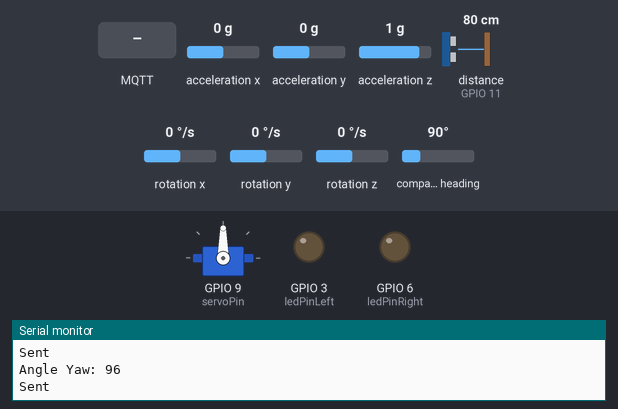
Bench run of a sketch on a simulated ESP32-S3. Shown: servo, output pins drawn as LEDs (lit = HIGH), the last lines printed to the serial monitor. Wiring (inferred from the names in the program): ultrasonic range finder: trigger GPIO 10; echo GPIO 11; QMC5883L compass at I2C address 0x0D; MPU-6050 motion sensor at I2C address 0x68. The test bench sets the inputs (shaded band); at power-on: acceleration x 0 g, acceleration y 0 g, acceleration z 1 g, distance to the obstacle (sensor on GPIO 11) 80 cm, rotation x 0 °/s, rotation y 0 °/s, rotation z 0 °/s, compass heading 90°. The echo pulse lasts 58.3 µs per cm; WiFi joins after 1.5 s; servers stay silent unless stated; no MQTT or app messages arrive unless stated; pins used as bus, display or sensor lines are not drawn.

Above: at 7.4 s.
7.5 s: MQTT message "2" arrives on the first subscribed topic
At 8.2 s:
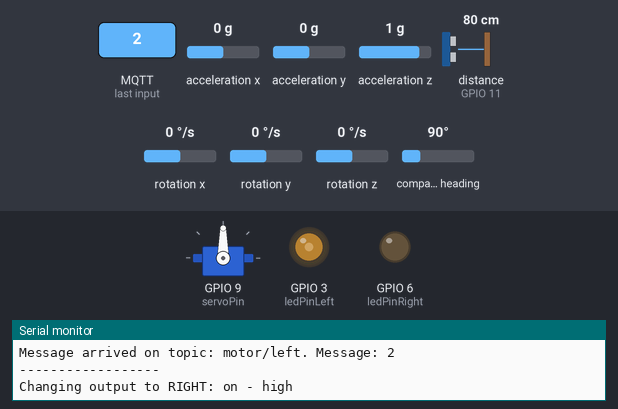
9.0 s: MQTT message "2" arrives on the second subscribed topic
At 10.2 s:
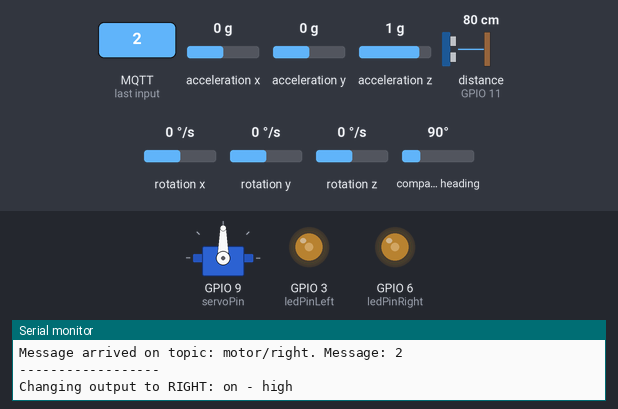
10.5 s: MQTT message "0" arrives on the first subscribed topic
At 11.3 s:
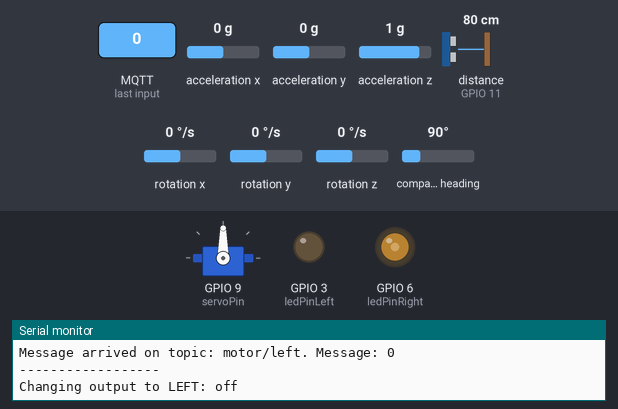
12.0 s: MQTT message "1" arrives on the first subscribed topic
At 12.9 s:
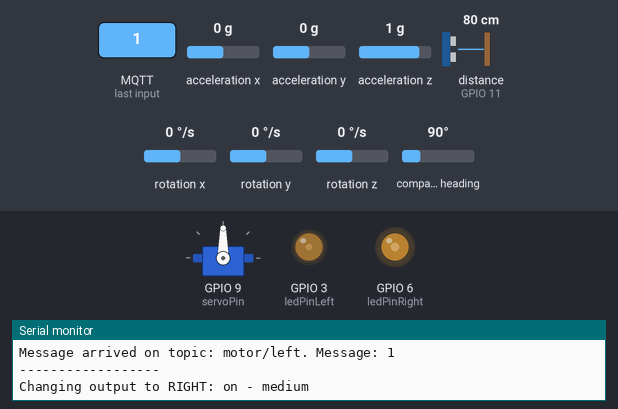
13.5 s: MQTT message "0" arrives on the second subscribed topic
At 14.7 s:
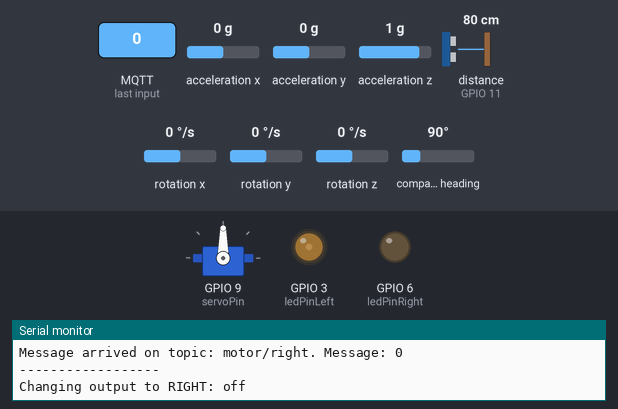
15.0 s: MQTT message "1" arrives on the second subscribed topic
At 16.3 s:
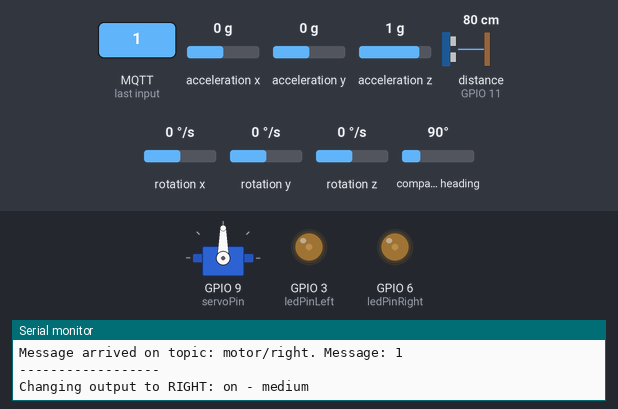
Timing chart, 0 to 17.5 s (numbered marks = the images above; inputs shaded):
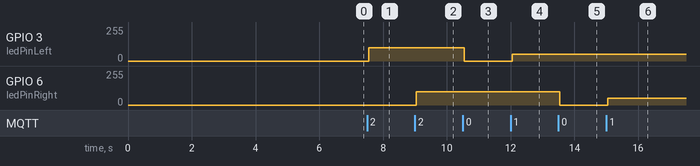

Measured:
- after the input at 7.5 s, GPIO 3 (ledPinLeft): 0/255 → 100/255 after 0.05 s
- after the input at 9.0 s, GPIO 6 (ledPinRight): 0/255 → 100/255 after 0.05 s
- after the input at 10.5 s, GPIO 3 (ledPinLeft): 100/255 → 0/255 at once
- after the input at 12.0 s, GPIO 3 (ledPinLeft): 0/255 → 50/255 after 0.05 s
- after the input at 13.5 s, GPIO 6 (ledPinRight): 100/255 → 0/255 at once
- after the input at 15.0 s, GPIO 6 (ledPinRight): 0/255 → 50/255 after 0.05 s

The sketch:

Demo1.ino
```cpp
#include <WiFi.h>
#include <PubSubClient.h>
#include <Wire.h>
//#include <ESP32Servo.h>
#include <Servo.h>
#include "qmc5883l.h"


// MODE-RED (Platform for controlling devices using MQTT)

// WiFi credentials
const char* ssid = "Mateinfo";   // WiFi network SSID
const char* password = "computer";  // WiFi network password
// const char* ssid = "RaspBerry"; //Hotspot SSID
// const char* password = "";

// MQTT Broker IP address and credentials
const char* mqtt_server = "172.30.245.94";  // MQTT broker IP for Wifi
//const char* mqtt_server = "10.42.0.1";  // MQTT broker IP for Hotspot
const char* mqtt_username = "telecomanda";  // MQTT username
const char* mqtt_password = "ABCabc";       // MQTT password


WiFiClient espClient;            // WiFi client
PubSubClient client(espClient);  // MQTT client object
long lastMsg = 0;                // Stores the last message time
char msg[50];                    // Buffer for MQTT message content

const unsigned long CONNECTION_TIMEOUT = 10000; // 10 seconds
unsigned long lastConnectionTime = 0;

// Motor Control Pins
const int ledPinLeft = 3;   // Pin for left motor
const int ledPinRight = 6;  // Pin for right motor


// --------------------------------------------------------------------


// Servo

const int servoPin = 9;    // Pin for servo
Servo ESC;                 // Servo object to control the ESC (Electronic Speed Controller)
int throttle = 90;         // Default throttle value
bool isPulling = false;    // If the servo is pulling the box

// ---------------------------------------------------------------------


// MPU6050

// MPU6050 I2C address and register definitions
const int MPU6050_ADDRESS = 0x68;         // I2C address of MPU6050
const int DLPF_CONFIG_REGISTER = 0x1A;    // Digital Low Pass Filter configuration register
const int GYRO_CONFIG_REGISTER = 0x1B;    // Gyroscope configuration register
const int ACCEL_CONFIG_REGISTER = 0x1C;   // Accelerometer configuration register
const int POWER_MANAGEMENT_REGISTER = 0x6B;  // Power management register
const int ACCEL_DATA_ADDRESS = 0x3B;      // Starting address for accelerometer data
const int GYRO_DATA_ADDRESS = 0x43;       // Starting address for gyroscope data

// Sensor sensitivity conversion factors
const float ACCEL_SENSITIVITY = 4096.0;  // Accelerometer sensitivity for ±8g range (g)
const float GYRO_SENSITIVITY = 65.5;     // Gyroscope sensitivity for ±500°/s range (°/s)

// Calibration offsets for accelerometer
const float ACC_X_ERROR_CORRECTION = -0.04; // X-axis bias correction
const float ACC_Y_ERROR_CORRECTION = 0;     // Y-axis bias correction
const float ACC_Z_ERROR_CORRECTION = -0.01; // Z-axis bias correction

// Variables to hold sensor data and angles
float AccX, AccY, AccZ;   // Accelerometer values
float AngleRoll, AnglePitch, AngleYaw = 0; // Calculated angles (degrees)
float RateRoll, RatePitch, RateYaw;        // Gyroscope angular rates
float RateCalibrationRoll = 0, RateCalibrationPitch = 0, RateCalibrationYaw = 0;  // Calibration offsets
const int CalibrationNumber = 2000;  // Number of samples for calibration
int PrintedAngleRoll, PrintedAnglePitch, PrintedAngleYaw;  // Angles for output

const float alpha = 0.98;  // Complementary filter constant
unsigned long lastTime, printTime;  // Time variables for tracking loop timing

// ---------------------------------------------------------------------


// Magnetometer

boolean error;

QMC5883L qmc5883l(&Wire);

// ---------------------------------------------------------------------

// Senzor ultrasonic

#define TRIG_PIN 10
#define ECHO_PIN 11
bool boxIsUp = true;


// --------------------------------------------------------------------

//SETUP


void setup_wifi() {
  delay(10);
  Serial.println();
  Serial.print("Connecting to ");
  Serial.println(ssid);

  //start the connection
  WiFi.begin(ssid, password);

  //chack the wifi status
  while (WiFi.status() != WL_CONNECTED) {
    delay(1000);
    Serial.print(".");
    if(WiFi.status() == WL_CONNECT_FAILED)
    {
      Serial.print(" CONNECTION FAILED WOMP ");
    }
    if(WiFi.status() == WL_NO_SSID_AVAIL)
      {
        Serial.print("  No ssid available  ");
      }
  }

  Serial.println("");
  Serial.println("WiFi connected");
  Serial.println("IP address: ");
  Serial.println(WiFi.localIP());
}

// Function to configure MQTT client
void setup_client() {
  client.setServer(mqtt_server, 1883);  // Set the MQTT server
  client.setCallback(callback);  // Set callback function for message reception
}

void setup_motors(){

  pinMode(ledPinLeft, OUTPUT);
  pinMode(ledPinRight, OUTPUT);

   // Start with motors off
  analogWrite(ledPinLeft, 0);
  analogWrite(ledPinRight, 0);
}

// Function to initialize and calibrate servo motor (ESC)
void setup_servo() {
  pinMode(servoPin, OUTPUT);
  ESC.attach(servoPin, 1000, 2000);  // Attach servo with calibration pulse width
  ESC.write(throttle);  // Initialize throttle
  delay(2000);  // Allow servo to stabilize
}


void setupMPU6050() {


  // Wake up MPU6050 by clearing sleep mode
  Wire.beginTransmission(MPU6050_ADDRESS);
  Wire.write(POWER_MANAGEMENT_REGISTER);
  Wire.write(0x00);  // Set sleep mode to 0
  Wire.endTransmission();

  // Configure Digital Low Pass Filter to 44Hz
  Wire.beginTransmission(MPU6050_ADDRESS);
  Wire.write(DLPF_CONFIG_REGISTER);
  Wire.write(0x05);  // Set to 44Hz
  Wire.endTransmission();

  // Set accelerometer to ±8g range
  Wire.beginTransmission(MPU6050_ADDRESS);
  Wire.write(ACCEL_CONFIG_REGISTER);
  Wire.write(0x10);  // ±8g range
  Wire.endTransmission();

  // Set gyroscope to ±500°/s range
  Wire.beginTransmission(MPU6050_ADDRESS);
  Wire.write(GYRO_CONFIG_REGISTER);
  Wire.write(0x08);  // ±500°/s range
  Wire.endTransmission();
}

void setupMagnetometer(){
  if (!qmc5883l.begin()) error = true;
   else
   {
      qmc5883l.setConfig({ QMC5883L::Mode::continuous,
                           QMC5883L::OutputDataRate::odr_10hz,
                           QMC5883L::FullScaleRange::rng_8g,
                           QMC5883L::OverSampleRate::osr_512,
                           false                              });

      if (!qmc5883l.writeConfig()) error = true;
      else
      {
         qmc5883l.setCalibration({ {255.120624,
                                    -449.527586,
                                     9.694871 },
                                  {{   1.274925,   -0.053847,  -0.006444},
                                   {  -0.053847,    1.206629,   0.056813},
                                   {  -0.006444,    0.056813,   1.318348} }});

         error = false;
      }
   }
}


void setupUltrasonicSensor(){

  pinMode(TRIG_PIN, OUTPUT);
  pinMode(ECHO_PIN, INPUT_PULLUP);

}


void setup() {
  Serial.begin(9600);
  delay(2000);
  setup_wifi();
  setup_client();
  setup_motors();
  setup_servo();

  Wire.setClock(400000);      // Set I2C clock to 400kHz
  Wire.begin();               // Initialize I2C bus
  delay(250);                 // Wait for sensor stabilization
  setupMPU6050();
  setupMagnetometer();
  setupUltrasonicSensor();

}


// Function to calibrate gyroscope by averaging data over multiple samples
void calibrateSensorsRate() {
  for (int i = 0; i < CalibrationNumber; i++) {
      getMPU6050Data();
      RateCalibrationRoll += RateRoll;
      RateCalibrationPitch += RatePitch;
      RateCalibrationYaw += RateYaw;
      delay(1);
  }
  RateCalibrationRoll /= CalibrationNumber;
  RateCalibrationPitch /= CalibrationNumber;
  RateCalibrationYaw /= CalibrationNumber;
}


void Topic_motor_right(String& message){
  Serial.print("Changing output to ");
  if(message == "0"){
    Serial.println("RIGHT: off");
    analogWrite(ledPinRight, 0);
  }
  else if(message == "1")
  {
    Serial.println("RIGHT: on - medium");
    analogWrite(ledPinRight, 50);
    message = "0";
  }
  else if(message == "2")
  {
    Serial.println("RIGHT: on - high");
    analogWrite(ledPinRight, 100);
    message = "0";
  }
  else if(message == "3")
  {
    Serial.println("RIGHT: on - high");
    analogWrite(ledPinRight, 150);
    message = "0";
  }
  else if(message == "4")
  {
    Serial.println("RIGHT: on - high");
    analogWrite(ledPinRight, 200);
    message = "0";
  }
}


void Topic_motor_left(String& message)
{
  Serial.print("Changing output to ");
  if(message == "0"){
    Serial.println("LEFT: off");
    analogWrite(ledPinLeft, 0);
  }
  else if(message == "1")
  {
    Serial.println("RIGHT: on - medium");
    analogWrite(ledPinLeft, 50);
    client.publish("note/left", "Power: 50/255");
    message = "0";
  }
  else if(message == "2")
  {
    Serial.println("RIGHT: on - high");
    analogWrite(ledPinLeft, 100);
    client.publish("note/left", "Power: 100/255");
    message = "0";
  }
  else if(message == "3")
  {
    Serial.println("RIGHT: on - high");
    analogWrite(ledPinLeft, 150);
    client.publish("note/left", "Power: 150/255");
    message = "0";
  }
  else if(message == "4")
  {
    Serial.println("RIGHT: on - high");
    analogWrite(ledPinLeft, 200);
    client.publish("note/left", "Power: 200/255");
    message = "0";
  }
}

void Topic_servo(String& message){

  if(message == "stop")
  {
    throttle = 90;
    isPulling = false;
  }
  else if(message == "pull" && isPulling == false){
    throttle = 105;
    isPulling = true;
  }
  else if(message == "drop"){
    throttle = 85;
    ESC.write(throttle);
    delay(100);
    ESC.write(90); //it's the only way that works
    delay(20);
    isPulling = false;

  }
  Serial.print("Changed to: ");
  Serial.println(throttle);
  ESC.write(throttle);

}


void callback(char* topic, byte* message, unsigned int length) {
  Serial.print("Message arrived on topic: ");
  Serial.print(topic);
  Serial.print(". Message: ");
  String messageTemp;

  for (int i = 0; i < length; i++) {
    messageTemp += (char)message[i];
  }
  Serial.println(messageTemp);
  Serial.println("------------------");

  // Control GPIOs with MQTT using topics
  if(String(topic)=="motor/right")
  {
    Topic_motor_right(messageTemp);
  }
  else if(String(topic)=="motor/left")
  {
    Topic_motor_left(messageTemp);
  }
  else if(String(topic) == "servo")
  {
    Topic_servo(messageTemp);
  }
}


void getMPU6050Data() {
  // Read accelerometer data (6 bytes for X, Y, Z axes)
  Wire.beginTransmission(MPU6050_ADDRESS);
  Wire.write(ACCEL_DATA_ADDRESS);  // Starting address for accelerometer data
  Wire.endTransmission();
  Wire.requestFrom(MPU6050_ADDRESS, 6);  // Request 6 bytes

  // Convert raw accelerometer data to g (gravity)
  int16_t AccXLSB = Wire.read() << 8 | Wire.read();  // X-axis
  int16_t AccYLSB = Wire.read() << 8 | Wire.read();  // Y-axis
  int16_t AccZLSB = Wire.read() << 8 | Wire.read();  // Z-axis
  AccX = (float)AccXLSB / ACCEL_SENSITIVITY + ACC_X_ERROR_CORRECTION;  // X-axis in g
  AccY = (float)AccYLSB / ACCEL_SENSITIVITY + ACC_Y_ERROR_CORRECTION;  // Y-axis in g
  AccZ = (float)AccZLSB / ACCEL_SENSITIVITY + ACC_Z_ERROR_CORRECTION;  // Z-axis in g

  // Read gyroscope data (6 bytes for X, Y, Z axes)
  Wire.beginTransmission(MPU6050_ADDRESS);
  Wire.write(GYRO_DATA_ADDRESS);  // Starting address for gyroscope data
  Wire.endTransmission();
  Wire.requestFrom(MPU6050_ADDRESS, 6);  // Request 6 bytes

  // Convert raw gyroscope data to degrees per second
  int16_t GyroX = Wire.read() << 8 | Wire.read();  // X-axis
  int16_t GyroY = Wire.read() << 8 | Wire.read();  // Y-axis
  int16_t GyroZ = Wire.read() << 8 | Wire.read();  // Z-axis
  RateRoll = (float)GyroX / GYRO_SENSITIVITY;    // X-axis rate (roll)
  RatePitch = (float)GyroY / GYRO_SENSITIVITY;   // Y-axis rate (pitch)
  RateYaw = (float)GyroZ / GYRO_SENSITIVITY;     // Z-axis rate (yaw)

  // Calculate angles using accelerometer data
  AngleRoll = atan2(AccY, sqrt(AccX * AccX + AccZ * AccZ)) * 180 / PI;   // Roll angle
  AnglePitch = atan2(AccX, sqrt(AccY * AccY + AccZ * AccZ)) * 180 / PI;  // Pitch angle
}

// Function to apply complementary filter and calculate angles
void getAngles() {
  // Subtract calibration offsets
  RateRoll -= RateCalibrationRoll;
  RatePitch -= RateCalibrationPitch;
  RateYaw -= RateCalibrationYaw;

  // Calculate time delta in seconds
  float deltaTime = (millis() - lastTime) / 1000.0;
  lastTime = millis();

  // Apply complementary filter to compute roll and pitch angles
  AngleRoll = alpha * (AngleRoll + RateRoll * deltaTime) + (1 - alpha) * AngleRoll;
  AnglePitch = alpha * (AnglePitch + RatePitch * deltaTime) + (1 - alpha) * AnglePitch;

}

void reconnect() {
  // Loop until we're reconnected
  while (!client.connected()) {
    Serial.print("Attempting MQTT connection...");
    delay(100);
    // Attempt to connect with username and password
    if (client.connect("ESP8266Client", mqtt_username, mqtt_password)) {
      Serial.println("connected");

      // Subscribe to your topics
      client.subscribe("motor/left");
      client.subscribe("motor/right");
      client.subscribe("servo");

      // update last connection
      lastConnectionTime = millis();


    } else {
      Serial.print("failed, rc=");
      Serial.print(client.state());
      Serial.println(" try again in 5 seconds");
      delay(5000);

      if (millis() - lastConnectionTime > CONNECTION_TIMEOUT) {
        Serial.println("Connection timeout, stopping motors");
        delay(100);
        //stopping motors
        analogWrite(ledPinRight, 0);
        analogWrite(ledPinLeft, 0);
        ESC.write(90);

      }
    }
  }
}


void sendMPU6050Data(){
  // Only update printed angles if significant change is detected
  if (abs(PrintedAngleRoll - AngleRoll) > 2) {
      PrintedAngleRoll = AngleRoll;
      Serial.print("Angle Roll: ");
      Serial.println(PrintedAngleRoll);
      delay(100);
      client.publish("angle/roll", String(PrintedAngleRoll).c_str());
      Serial.println("Sent");
      delay(100);
  }
  if (abs(PrintedAnglePitch - AnglePitch) > 2) {
      PrintedAnglePitch = AnglePitch;
      Serial.print("Angle Pitch: ");
      Serial.println(PrintedAnglePitch);
      delay(100);
      client.publish("angle/pitch", String(PrintedAnglePitch).c_str());
      Serial.println("Sent");
      delay(100);
  }


}

void loopMPU6050(){
  getMPU6050Data();   // Read sensor data
  getAngles();        // Calculate angles using complementary filter
  sendMPU6050Data();

}

void loopMagnetometer(){
  //if (error) return;


   if (qmc5883l.readData())
   {
      AngleYaw = qmc5883l.azimuthZUp();
      if (abs(PrintedAngleYaw - AngleYaw) > 2) {
      PrintedAngleYaw = AngleYaw;
      Serial.print("Angle Yaw: ");
      Serial.println(PrintedAngleYaw);
      delay(100);
      client.publish("angle/yaw", String(PrintedAngleYaw).c_str());
      Serial.println("Sent");
      delay(100);
    }
   }
}


void checkUltrasonicSensor(){

  boxIsUp = false;
  // Clear the Trig pin
  digitalWrite(TRIG_PIN, LOW);
  delayMicroseconds(2);

  // Set the Trig pin high for 10 microseconds to start measurement
  digitalWrite(TRIG_PIN, HIGH);
  delayMicroseconds(15);
  digitalWrite(TRIG_PIN, LOW);

  // Read the Echo pin
  long duration = pulseIn(ECHO_PIN, HIGH, 1350); // returns the duration of a pulse in microseconds for maximum 1m under water

  // Calculate distance in cm
  float distance = (duration / 2.0) * 0.1484; // Speed of Sound in Water: 1,484 meters per second = 148,400 cm per second, or 0.1484 cm per microsecond.

  if(distance < 25){
    boxIsUp = true;
  }

}


void loopUltrasonicSensor(){

  checkUltrasonicSensor();
  if(isPulling == true && boxIsUp == true)
  {
    ESC.write(90);
    boxIsUp = false;
    isPulling = false;
  }
}

void loop() {

  if (!client.connected()) {
    reconnect();
  }
  else{
    lastConnectionTime = millis();
  }

  client.loop();


  // Send angles every 100ms
  if (millis() - printTime > 100) {
      printTime = millis();
      loopMPU6050();
      loopMagnetometer();

  }

  loopUltrasonicSensor();

}


void printErrorMagnetometer(QMC5883L::Error error, char *error_location)
{
   Serial.print("Error: ");
   switch(error)
   {
      case QMC5883L::i2c_buffer_overflow: Serial.print("I2C buffer overflow");          break;
      case QMC5883L::i2c_address_nack:    Serial.print("I2C address not acknowledged"); break;
      case QMC5883L::i2c_data_nack:       Serial.print("I2C data not acknowledged");    break;
      case QMC5883L::i2c_other:           Serial.print("I2C other");                    break;
      case QMC5883L::i2c_request_partial: Serial.print("I2C request partial");          break;
      case QMC5883L::qmc_data_overflow:   Serial.print("QMC5883L data overflow");       break;
   }
   Serial.print(error);
   Serial.print(" in ");
   Serial.println(error_location);
}
```

Source omitted: qmc5883l.cpp (9385 bytes), qmc5883l.h (11903 bytes)
